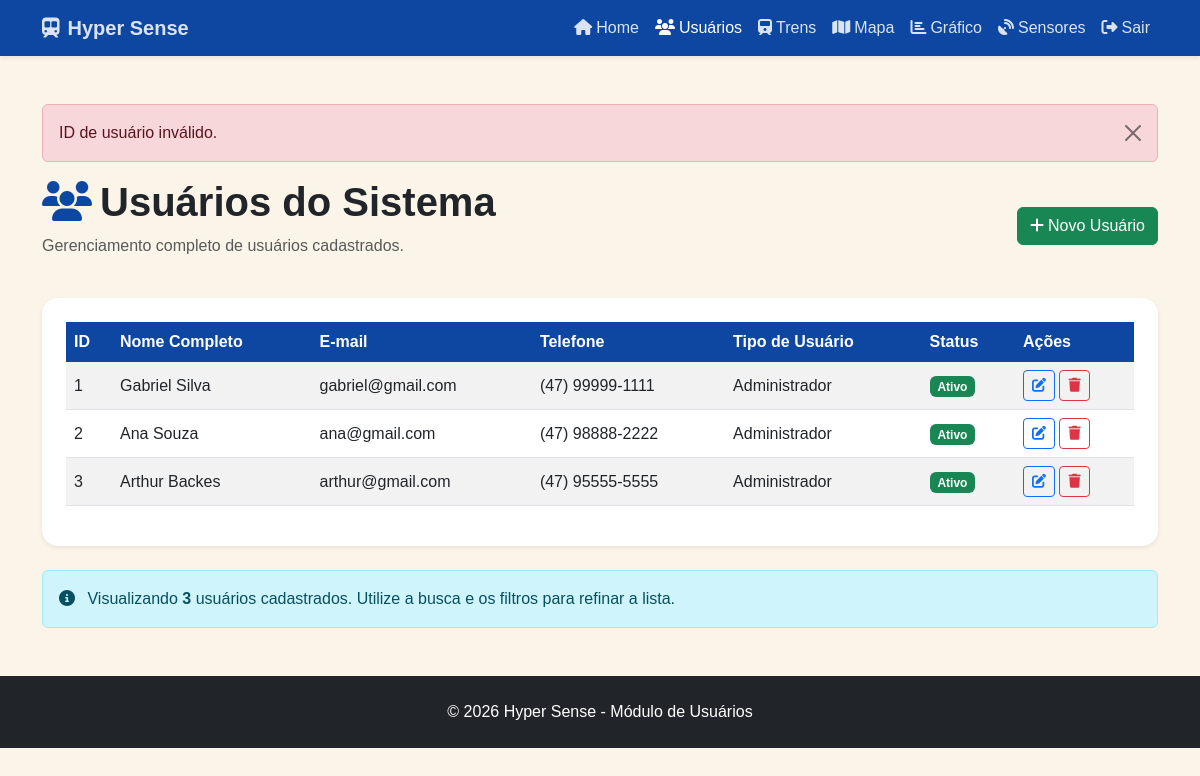
/Tela/usuario.php?erro=id_invalido (signed in), run on an earlier commit of the app's database.
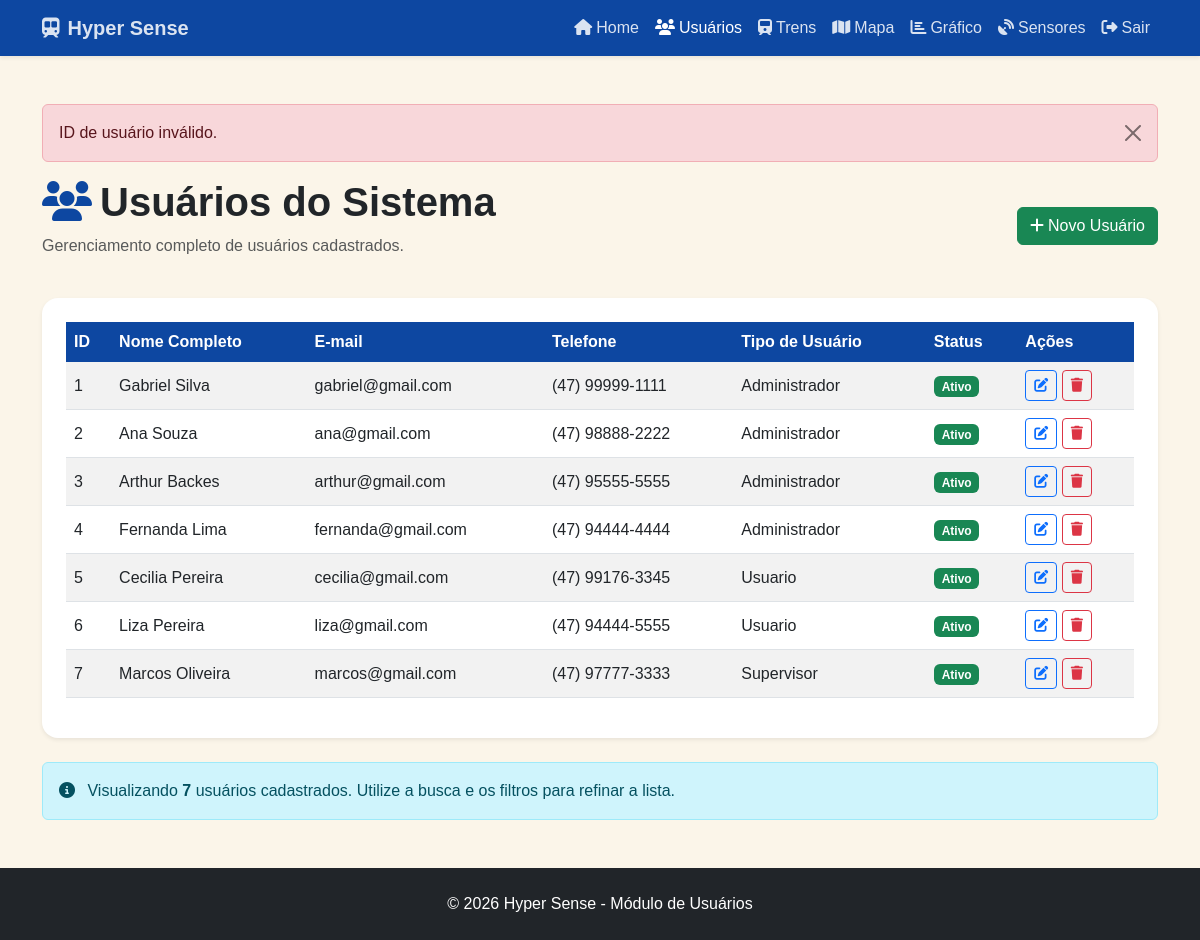
And on a later commit of the database.
### tables this page shows
CREATE TABLE usuarios (
    id INT AUTO_INCREMENT PRIMARY KEY,
    nome VARCHAR(150) NOT NULL,
    email VARCHAR(150) NOT NULL,
    telefone VARCHAR(30) NULL,
    tipo VARCHAR(50) NOT NULL DEFAULT 'Usuario',
    status VARCHAR(20) NOT NULL DEFAULT 'Ativo',
    senha VARCHAR(255) NULL,
    criado_em DATETIME NOT NULL DEFAULT CURRENT_TIMESTAMP,
    ultimo_acesso DATETIME NULL,
    UNIQUE KEY uk_usuarios_email (email)
);

### Tela/usuario.php (the view, shortened to what this page needs)
<?php
require_once "../infra/conexao.php";
$sql = "
    SELECT
        id,
        nome,
        email,
        telefone,
        tipo,
        status,
        criado_em
    FROM usuarios
    ORDER BY id ASC
";
$resultado = $conexao->query($sql);
$usuarios = [];
if ($resultado) {
    while ($usuario = $resultado->fetch_assoc()) {
        $usuarios[] = $usuario;
    }
}
$totalUsuarios = count($usuarios);
$paginaAtual = basename($_SERVER["PHP_SELF"]);
$mensagem = "";
$tipoMensagem = "";
$sucesso = $_GET["sucesso"] ?? "";
$erro = $_GET["erro"] ?? "";
$mensagensSucesso = [
    "cadastro" => "Usuário cadastrado com sucesso!",
    "edicao" => "Usuário atualizado com sucesso!",
    "exclusao" => "Usuário excluído com sucesso!"
];
$mensagensErro = [
    "id_invalido" => "ID de usuário inválido.",
    "nao_encontrado" => "Usuário não encontrado."
];
if (isset($mensagensSucesso[$sucesso])) {
    $mensagem = $mensagensSucesso[$sucesso];
    $tipoMensagem = "success";
} elseif (isset($mensagensErro[$erro])) {
    $mensagem = $mensagensErro[$erro];
    $tipoMensagem = "danger";
}
function isAtiva(string $pagina, string $paginaAtual): string {
    return $pagina === $paginaAtual ? "active" : "";
}
function statusBadgeClass(string $status): string {
    return $status === "Ativo" ? "bg-success" : "bg-secondary";
}
?>
<!DOCTYPE html>
<html lang="pt-br">
<head>
    <link href="https://cdn.jsdelivr.net/npm/bootstrap@5.3.0/dist/css/bootstrap.min.css" rel="stylesheet">
    <link rel="stylesheet" href="https://cdnjs.cloudflare.com/ajax/libs/font-awesome/6.4.0/css/all.min.css">
    <link rel="stylesheet" href="https://cdn.datatables.net/1.13.4/css/dataTables.bootstrap5.min.css">
    <link rel="stylesheet" href="https://cdn.datatables.net/responsive/2.5.0/css/responsive.bootstrap5.min.css">
    <link rel="stylesheet" href="../Css/style.css">
</head>
<body>
<nav class="navbar navbar-expand-lg navbar-dark navbar-hyper shadow-sm">
    <div class="container">
        <a class="navbar-brand fw-bold" href="index.php">
            <i class="fas fa-train-subway me-2"></i>Hyper Sense
        </a>
        <div class="collapse navbar-collapse" id="navbarMain">
            <ul class="navbar-nav ms-auto mb-2 mb-lg-0">
                <li class="nav-item"><a class="nav-link <?= isAtiva('index.php', $paginaAtual) ?>" href="index.php"><i class="fas fa-home me-1"></i>Home</a></li>
                <?php if (in_array(($_SESSION['usuario_tipo'] ?? ''), ['Administrador', 'Supervisor'], true)): ?>
                <li class="nav-item"><a class="nav-link <?= isAtiva('usuario.php', $paginaAtual) ?>" href="usuario.php"><i class="fas fa-users me-1"></i>Usuários</a></li>
                <?php endif; ?>
                <li class="nav-item"><a class="nav-link <?= isAtiva('trens.php', $paginaAtual) ?>" href="trens.php"><i class="fas fa-train me-1"></i>Trens</a></li>
                <li class="nav-item"><a class="nav-link <?= isAtiva('mapa.php', $paginaAtual) ?>" href="mapa.php"><i class="fas fa-map me-1"></i>Mapa</a></li>
                <li class="nav-item"><a class="nav-link <?= isAtiva('grafico.php', $paginaAtual) ?>" href="grafico.php"><i class="fas fa-chart-bar me-1"></i>Gráfico</a></li>
                <li class="nav-item"><a class="nav-link <?= isAtiva('sensores.php', $paginaAtual) ?>" href="sensores.php"><i class="fas fa-satellite-dish me-1"></i>Sensores</a></li>
            <li class="nav-item"><a class="nav-link" href="logout.php"><i class="fas fa-right-from-bracket me-1"></i>Sair</a></li>
            </ul>
        </div>
    </div>
</nav>
<div class="container my-5">
    <?php if ($mensagem): ?>
        <div class="alert alert-<?= htmlspecialchars($tipoMensagem, ENT_QUOTES, "UTF-8") ?> alert-dismissible fade show" role="alert">
            <?= htmlspecialchars($mensagem, ENT_QUOTES, "UTF-8") ?>
            <button type="button" class="btn-close" data-bs-dismiss="alert" aria-label="Fechar"></button>
        </div>
    <?php endif; ?>
    <div class="row mb-4">
        <div class="col">
            <h1 class="display-6 fw-semibold">
                <i class="fas fa-users text-primary me-2"></i>Usuários do Sistema
            </h1>
            <p class="text-muted">Gerenciamento completo de usuários cadastrados.</p>
        </div>
        <?php if (($_SESSION['usuario_tipo'] ?? '') === 'Administrador'): ?>
        <div class="col-auto align-self-center">
            <a href="Cadastro.php" class="btn btn-success">
                <i class="fas fa-plus me-1"></i>Novo Usuário
            </a>
        </div>
        <?php endif; ?>
    </div>
    <div class="card shadow-sm border-0 rounded-4">
        <div class="card-body p-4">
            <div class="table-responsive">
                <table id="tabelaUsuarios" class="table table-hover table-striped align-middle">
                    <thead class="table-primary">
                        <tr>
                            <th>ID</th>
                            <th>Nome Completo</th>
                            <th>E-mail</th>
                            <th>Telefone</th>
                            <th>Tipo de Usuário</th>
                            <th>Status</th>
                            <th>Ações</th>
                        </tr>
                    </thead>
                    <tbody>
                        <?php foreach ($usuarios as $usuario): ?>
                            <tr data-id="<?= htmlspecialchars($usuario["id"], ENT_QUOTES, "UTF-8") ?>">
                                <td><?= htmlspecialchars($usuario["id"], ENT_QUOTES, "UTF-8") ?></td>
                                <td><?= htmlspecialchars($usuario["nome"], ENT_QUOTES, "UTF-8") ?></td>
                                <td><?= htmlspecialchars($usuario["email"], ENT_QUOTES, "UTF-8") ?></td>
                                <td><?= htmlspecialchars($usuario["telefone"], ENT_QUOTES, "UTF-8") ?></td>
                                <td><?= htmlspecialchars($usuario["tipo"], ENT_QUOTES, "UTF-8") ?></td>
                                <td>
                                    <span class="badge <?= statusBadgeClass($usuario["status"]) ?>">
                                        <?= htmlspecialchars($usuario["status"], ENT_QUOTES, "UTF-8") ?>
                                    </span>
                                </td>
                                <td>
                                    <?php if (($_SESSION['usuario_tipo'] ?? '') === 'Administrador'): ?>
                                    <a href="editar.php?id=<?= (int)$usuario["id"] ?>" class="btn btn-sm btn-outline-primary" title="Editar usuário">
                                        <i class="fas fa-edit"></i>
                                    </a>
                                    <a href="excluir.php?id=<?= (int)$usuario["id"] ?>" class="btn btn-sm btn-outline-danger btn-excluir-usuario" title="Excluir usuário">
                                        <i class="fas fa-trash"></i>
                                    </a>
                                    <?php else: ?>
                                    <span class="text-muted">Visualização</span>
                                    <?php endif; ?>
                                </td>
                            </tr>
                        <?php endforeach; ?>
                    </tbody>
                </table>
            </div>
        </div>
    </div>
    <div class="alert alert-info mt-4" role="alert">
        <i class="fas fa-info-circle me-2"></i>
        Visualizando
        <strong><span id="totalUsuariosSpan"><?= htmlspecialchars($totalUsuarios, ENT_QUOTES, "UTF-8") ?></span></strong>
        usuários cadastrados.
        Utilize a busca e os filtros para refinar a lista.
    </div>
</div>
<footer class="bg-dark text-white py-4 mt-5">
    <div class="container text-center">
        <p class="mb-0">&copy; <?= date("Y") ?> Hyper Sense - Módulo de Usuários</p>
    </div>
</footer>
</body>
</html>

### Css/style.css (style rules this page uses)
:root { --hyper-azul: #1e88e5; --hyper-azul-escuro: #0d47a1; --hyper-fundo: #fbf5e9; }
html, body { background: var(--hyper-fundo); min-height: 100vh; }
body { font-family: Arial, Helvetica, sans-serif; }
.navbar-hyper { background: var(--hyper-azul-escuro) !important; }
.navbar-hyper .navbar-brand, .navbar-hyper .nav-link { font-family: 'Orbitron', Arial, sans-serif; color: rgba(255, 255, 255, 0.85); }
.navbar-hyper .nav-link.active, .navbar-hyper .nav-link:hover { color: #fff; }
.card { overflow: hidden; }
.table thead th { background: var(--hyper-azul-escuro); color: #fff; border: 0; white-space: nowrap; }
.table tbody td { vertical-align: middle; }
.text-primary { color: var(--hyper-azul-escuro) !important; }

What changed in the data, as far as the page shows it:
added usuarios: id "4", nome "Fernanda Lima", email "fernanda@gmail.com", telefone "(47) 94444-4444", tipo "Administrador", status "Ativo"
added usuarios: id "5", nome "Cecilia Pereira", email "cecilia@gmail.com", telefone "(47) 99176-3345", tipo "Usuario", status "Ativo"
added usuarios: id "6", nome "Liza Pereira", email "liza@gmail.com", telefone "(47) 94444-5555", tipo "Usuario", status "Ativo"
added usuarios: id "7", nome "Marcos Oliveira", email "marcos@gmail.com", telefone "(47) 97777-3333", tipo "Supervisor", status "Ativo"
Also different on the page:
$totalUsuarios: "3" → "7"
